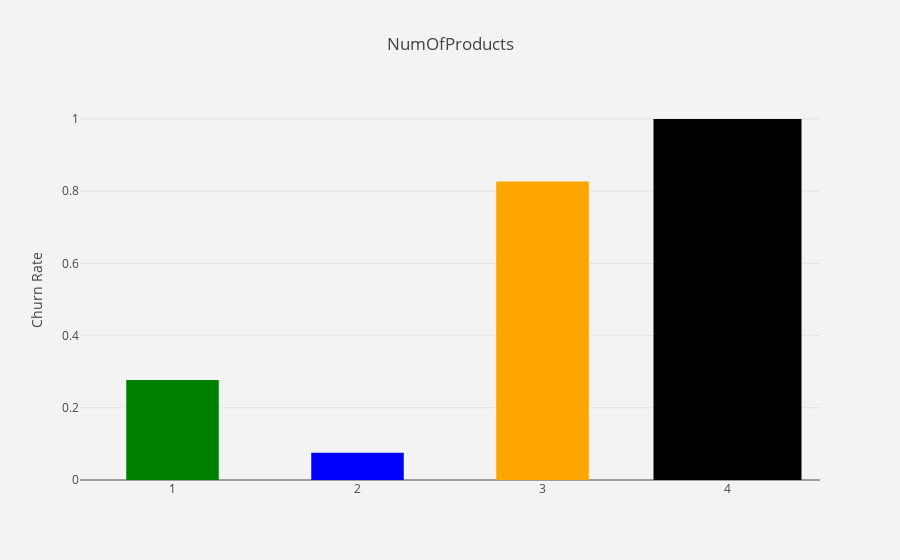

The notebook cell saved with this chart:
### Code cell
# visualize NumOfProducts churn rate
df_plot = df_data.groupby('NumOfProducts').Exited.mean().reset_index()
plot_data = [
    go.Bar(
        x=df_plot['NumOfProducts'],
        y=df_plot['Exited'],
        width = [0.5, 0.5, 0.5],
        marker=dict(
        color=['green', 'blue', 'orange'])
    )
]

plot_layout = go.Layout(
        xaxis={"type": "category"},
        yaxis={"title": "Churn Rate"},
        title='NumOfProducts',
        plot_bgcolor  = "rgb(243,243,243)",
        paper_bgcolor  = "rgb(243,243,243)",
    )
fig = go.Figure(data=plot_data, layout=plot_layout)
pyoff.iplot(fig)

### Figure 1 — Plotly figure (JSON) as saved in the notebook; plotly's stock layout.template omitted (floating-point values rounded to 4 significant figures)
{"data": [{"uid": "03ebb86f-07a1-410c-81cc-142253bf7682", "width": [0.5, 0.5, 0.5], "y": [0.2771, 0.07582, 0.8271, 1], "x": [1, 2, 3, 4], "type": "bar", "marker": {"color": ["green", "blue", "orange"]}}], "layout": {"paper_bgcolor": "rgb(243,243,243)", "plot_bgcolor": "rgb(243,243,243)", "yaxis": {"title": {"text": "Churn Rate"}}, "xaxis": {"type": "category"}, "title": {"text": "NumOfProducts"}}}
